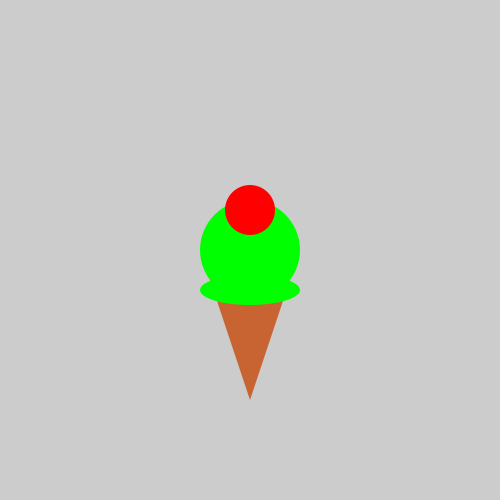
Frame 1 (no input)
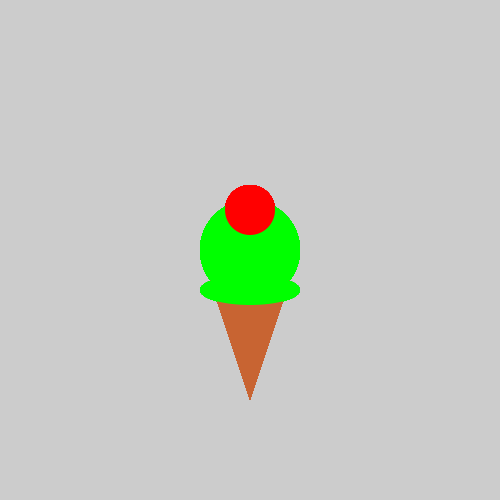
Frame 60 (the mouse pressed at the canvas centre just before this capture)
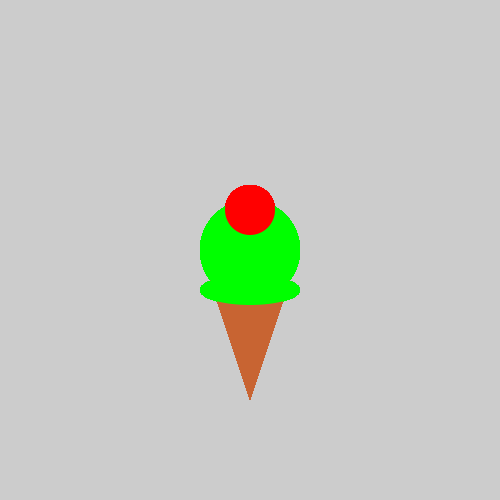
Frame 120 (the mouse held since frame 60 and released just before this capture)

The Processing sketch that drew these frames (run headless with seeded random() and noise(); from frame 60 on, the mouse is pressed at the canvas centre):

// Processing sketch: ice_cream
// ── ice_cream.pde
void setup() {
 size(500, 500); 
}

void draw() {
  // make some ice cream!
  noStroke(); 

//The cone
fill(200,100,50);
triangle(250,400,290,280,210,280);

//The ice cream
fill(0,255,0);
ellipse(250,250,100,100);
ellipse(250,290,100,30);

//Putting cherry on top
fill(255,0,0);
ellipse(250,210,50,50);
}
